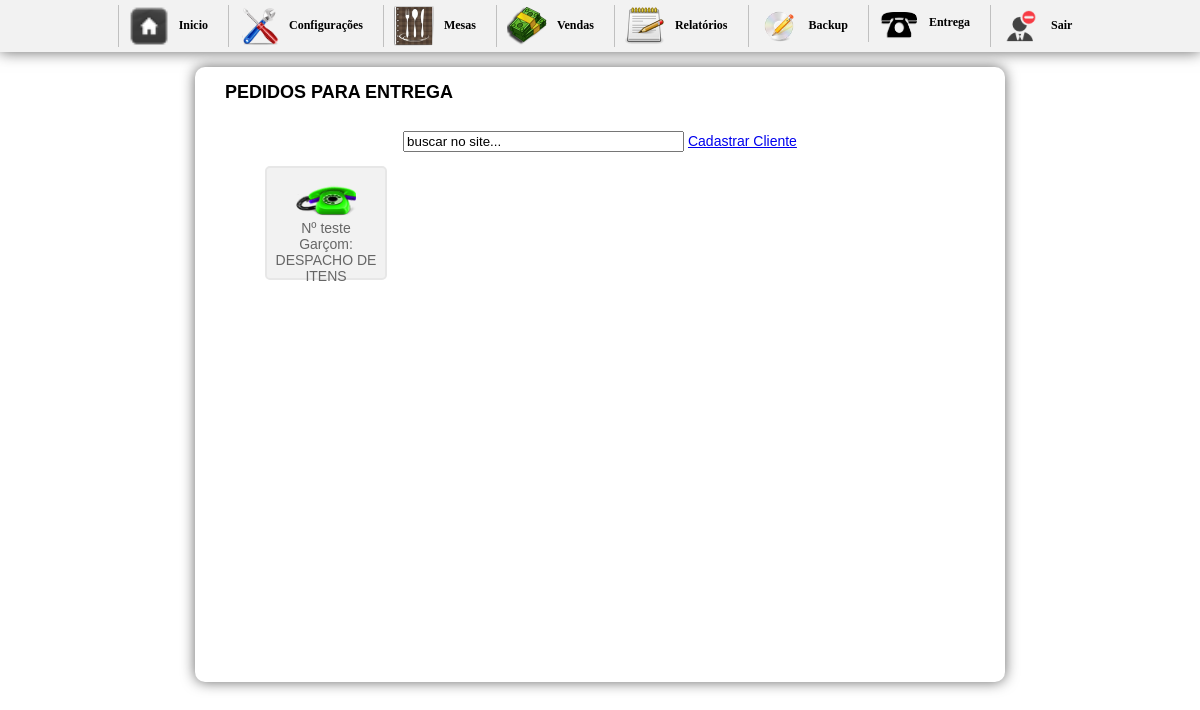
/inicio2.php?btn=entrega (signed in), run on the app's committed database.
### tables this page shows
CREATE TABLE `pedido` (
  `id_mesa` int(10) NOT NULL AUTO_INCREMENT,
  `numero` int(10) NOT NULL,
  `idGarcon` varchar(200) NOT NULL,
  `situacao` int(1) NOT NULL,
  `email` varchar(50) DEFAULT NULL,
  `nome` varchar(50) DEFAULT NULL,
  `sobrenome` varchar(50) DEFAULT NULL,
  `telefone` varchar(30) DEFAULT NULL,
  `bairro` varchar(50) DEFAULT NULL,
  `rua` varchar(50) DEFAULT NULL,
  `numerocasa` varchar(20) DEFAULT NULL,
  `detalhes` longtext,
  PRIMARY KEY (`id_mesa`)
);

CREATE TABLE `garcon` (
  `idGarcon` int(10) NOT NULL AUTO_INCREMENT,
  `nomeGarcon` varchar(200) NOT NULL,
  `login` varchar(20) NOT NULL,
  `senha` varchar(20) NOT NULL,
  `nv` int(1) NOT NULL,
  PRIMARY KEY (`idGarcon`)
);

### entrega.php (the view, shortened to what this page needs)
<h1> &nbsp;&nbsp;&nbsp;PEDIDOS PARA ENTREGA</h1>
<div id="mesas">
<div class="div"><center>
    <form method="post" action=""><br />
      <input size="32" type="text" class="busca" id="busca" name="buscar" value="buscar no site..." onfocus="if (this.value == 'buscar no site...') this.value = '';" onblur="if (this.value == '') this.value = 'buscar no site...';" />
      <a href="inicio.php?btn=cadastroclientes">Cadastrar Cliente </a>
    </form></center>
  </div>
<ul>
	<?php
		$sql = mysqli_query($db,"SELECT * FROM pedido ORDER BY id_mesa DESC LIMIT 20");
		foreach($sql->fetch_all(MYSQLI_ASSOC) as $ver){
			$situacao = $ver['situacao'];
			$id_mesa = $ver['id_mesa'];
			$numero = $ver['nome'];
			$idGarcon = $ver['idGarcon'];
			$gar = mysqli_query($db,"SELECT * FROM garcon WHERE idGarcon='$idGarcon'");
			$bosta = $gar->fetch_assoc();
			$nomeGarcon = $bosta['nomeGarcon'];
			if($situacao == 0){
				$img = "<img src='imagens/restaurant_p.png' width='60' height='47' border='0'>";
			}else{
			$img = "<img src='imagens/restaurant_pverde.png' width='60' height='47' border='0'>";
			}
	?>
	<li><a href="?btn=vendapedido&id_mesa=<?php echo $id_mesa ?>&idGarcon=<?php echo $idGarcon ?>"><?php echo $img; echo "<br/>";  echo 'Nº '.$numero;  echo "<br/>"; if($situacao == 1){echo "Garçom: ".$nomeGarcon; }else{echo "Abrir";} ?></a></li>
<?php }?>
</ul>
</div>

### css/css.css (style rules this page uses)
body { margin-left: 0px;margin-top: 0px;margin-right: 0px;margin-bottom: 0px; background-color:#FFF; font-family:Verdana, Geneva, sans-serif; font-size:14px; }
h1 { font-size:18px; margin-top:0; }
#mesas { width:750px; height:500px; margin:0 auto; background:#FFF; border-radius:5px; overflow:auto; }
#mesas ul li a:link { text-decoration:none; color:#666; cursor:pointer; display:block; }
#mesas li { float:left; margin-right:5px; margin-bottom:5px; list-style:none; border-radius:5px; border:2px solid #e7e7e7; text-align:center; padding:5px; width:108px; height:100px; background-color:#f2f2f2; cursor:pointer; display:block; }

### data on the page
pedido: situacao 1 (drawn), nome "teste", idGarcon.nomeGarcon "DESPACHO DE ITENS"
